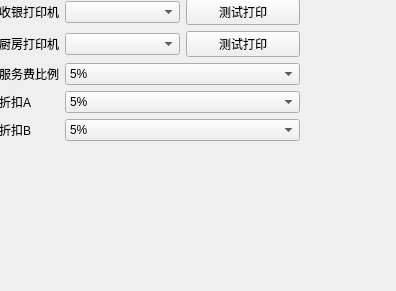
<?xml version="1.0" encoding="UTF-8"?>
<ui version="4.0">
 <class>Form</class>
 <widget class="QWidget" name="Form">
  <property name="geometry">
   <rect>
    <x>0</x>
    <y>0</y>
    <width>396</width>
    <height>291</height>
   </rect>
  </property>
  <property name="windowTitle">
   <string>Form</string>
  </property>
  <widget class="QWidget" name="formLayoutWidget">
   <property name="geometry">
    <rect>
     <x>-1</x>
     <y>-1</y>
     <width>301</width>
     <height>281</height>
    </rect>
   </property>
   <layout class="QFormLayout" name="formLayout">
    <item row="0" column="0">
     <widget class="QLabel" name="label">
      <property name="text">
       <string>收银打印机</string>
      </property>
     </widget>
    </item>
    <item row="1" column="0">
     <widget class="QLabel" name="label_2">
      <property name="text">
       <string>厨房打印机</string>
      </property>
     </widget>
    </item>
    <item row="2" column="0">
     <widget class="QLabel" name="label_3">
      <property name="text">
       <string>服务费比例</string>
      </property>
     </widget>
    </item>
    <item row="1" column="1">
     <layout class="QHBoxLayout" name="horizontalLayout">
      <item>
       <widget class="QComboBox" name="CBKitchenPrinter"/>
      </item>
      <item>
       <widget class="QPushButton" name="BtnKitchenTestPrint">
        <property name="text">
         <string>测试打印</string>
        </property>
       </widget>
      </item>
     </layout>
    </item>
    <item row="0" column="1">
     <layout class="QHBoxLayout" name="horizontalLayout_2">
      <item>
       <widget class="QComboBox" name="CBCashierPrinter"/>
      </item>
      <item>
       <widget class="QPushButton" name="BtnCashierTestPrint">
        <property name="text">
         <string>测试打印</string>
        </property>
       </widget>
      </item>
     </layout>
    </item>
    <item row="2" column="1">
     <widget class="QComboBox" name="CBServiceChargePercent">
      <item>
       <property name="text">
        <string>5%</string>
       </property>
      </item>
      <item>
       <property name="text">
        <string>7.5%</string>
       </property>
      </item>
      <item>
       <property name="text">
        <string>10%</string>
       </property>
      </item>
      <item>
       <property name="text">
        <string>12.5%</string>
       </property>
      </item>
     </widget>
    </item>
    <item row="3" column="0">
     <widget class="QLabel" name="label_4">
      <property name="text">
       <string>折扣A</string>
      </property>
     </widget>
    </item>
    <item row="4" column="0">
     <widget class="QLabel" name="label_5">
      <property name="text">
       <string>折扣B</string>
      </property>
     </widget>
    </item>
    <item row="3" column="1">
     <widget class="QComboBox" name="CBDiscountPercentA">
      <item>
       <property name="text">
        <string>5%</string>
       </property>
      </item>
      <item>
       <property name="text">
        <string>10%</string>
       </property>
      </item>
      <item>
       <property name="text">
        <string>15%</string>
       </property>
      </item>
      <item>
       <property name="text">
        <string>20%</string>
       </property>
      </item>
      <item>
       <property name="text">
        <string>25%</string>
       </property>
      </item>
      <item>
       <property name="text">
        <string>30%</string>
       </property>
      </item>
     </widget>
    </item>
    <item row="4" column="1">
     <widget class="QComboBox" name="CBDiscountPercentB">
      <item>
       <property name="text">
        <string>5%</string>
       </property>
      </item>
      <item>
       <property name="text">
        <string>10%</string>
       </property>
      </item>
      <item>
       <property name="text">
        <string>15%</string>
       </property>
      </item>
      <item>
       <property name="text">
        <string>20%</string>
       </property>
      </item>
      <item>
       <property name="text">
        <string>25%</string>
       </property>
      </item>
      <item>
       <property name="text">
        <string>30%</string>
       </property>
      </item>
     </widget>
    </item>
   </layout>
  </widget>
 </widget>
 <resources/>
 <connections/>
</ui>
